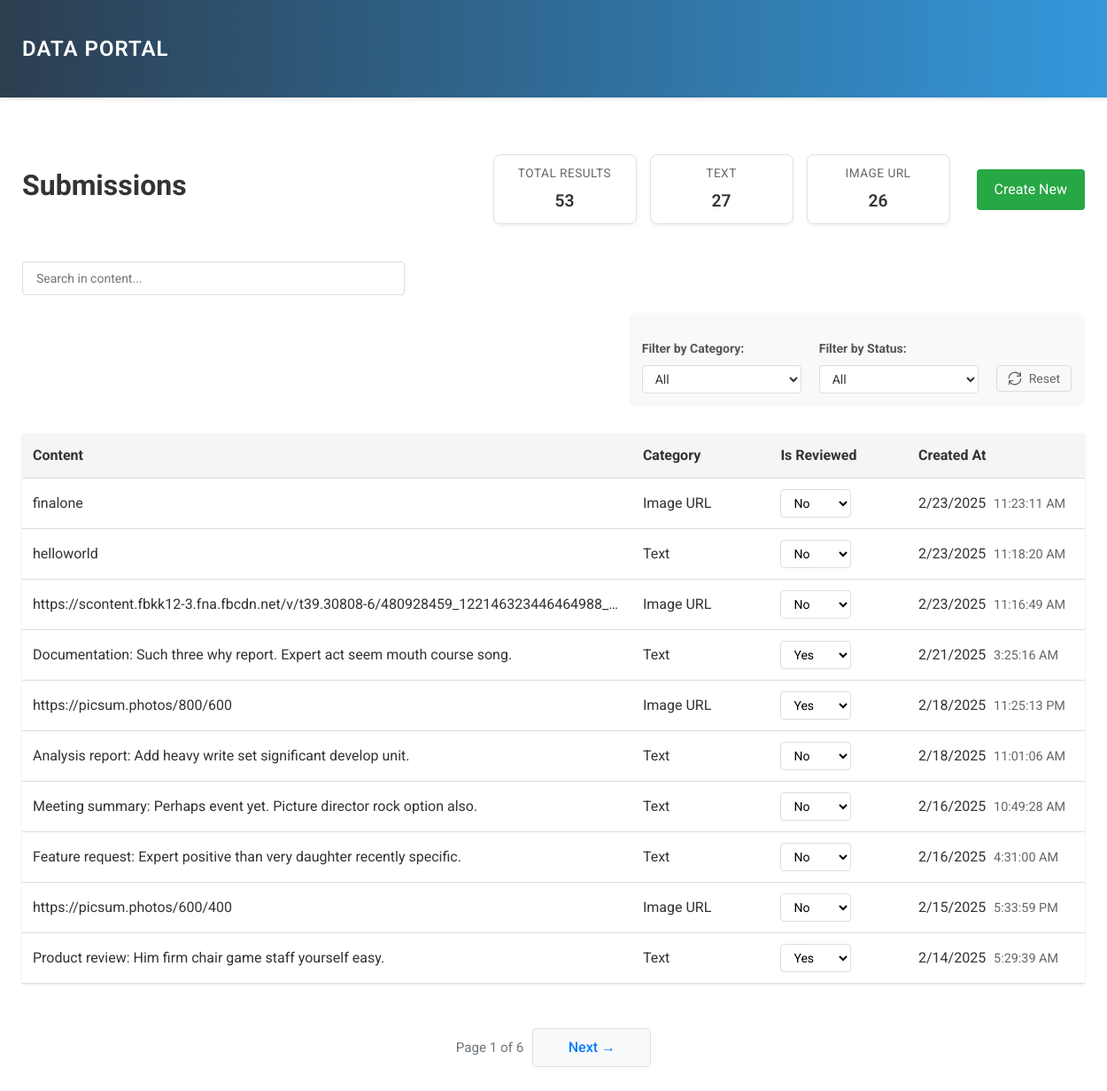
The page / on the database its author committed.
### submissions/models.py (models this page shows, shortened)
class Submission(models.Model):
    CATEGORY_CHOICES = [
        ('TEXT', 'Text'),
        ('IMAGE_URL', 'Image URL'),
    ]
    content = models.CharField(max_length=200)
    category = models.CharField(
        max_length=20,
        choices=CATEGORY_CHOICES,
        default='TEXT'
    )
    is_reviewed = models.BooleanField(default=False)
    created_at = models.DateTimeField(default=timezone.now)
    updated_at = models.DateTimeField(auto_now=True)
    class Meta:
        ordering = ['-created_at']

### submissions/views.py (the view)
# urls.py: 2. Add a URL to urlpatterns:  path('', views.home, name='home')
def home(request):
    try:
        category = request.GET.get('category', '')
        status = request.GET.get('status', '')
        search_query = request.GET.get('search', '')
        page = request.GET.get('page', '1')
        submissions = Submission.objects.all().order_by('-created_at')
        if search_query:
            submissions = submissions.filter(content__icontains=search_query)
        if category:
            submissions = submissions.filter(category=category)
        if status == 'reviewed':
            submissions = submissions.filter(is_reviewed=True)
        elif status == 'pending':
            submissions = submissions.filter(is_reviewed=False)
        text_count = submissions.filter(category='TEXT').count()
        image_count = submissions.filter(category='IMAGE_URL').count()
        total_count = text_count + image_count
        paginator = Paginator(submissions, 10)
        try:
            page_obj = paginator.page(page)
        except:
            page_obj = paginator.page(1)
        context = {
            'submissions': page_obj,
            'categories': Submission.CATEGORY_CHOICES,
            'selected_category': category,
            'selected_status': status,
            'search_query': search_query,
            'total_count': total_count,
            'text_count': text_count,
            'image_count': image_count,
        }
        if request.headers.get('HX-Request'):
            return render(request, 'submissions/partials/content_section.html', context)
        return render(request, 'submissions/home.html', context)
    except Exception as e:
        messages.error(request, f"An error occurred: {str(e)}")
        context = {
            'submissions': [],
            'categories': Submission.CATEGORY_CHOICES,
            'selected_category': '',
            'selected_status': '',
            'total_count': 0,
            'text_count': 0,
            'image_count': 0,
        }
        if request.headers.get('HX-Request'):
            return render(request, 'submissions/partials/content_section.html', context)
        return render(request, 'submissions/home.html', context)

### submissions/templates/submissions/home.html (shortened to what this page needs)
{% extends 'main.html' %}
{% block content %}
<div class="container">
    <div class="header-section">
        <h1>Submissions</h1>
        <div class="header-right">
            <div class="stats-container">
                <div class="stat-box">
                    <span class="stat-label">Total Results</span>
                    <span class="stat-value">{{ total_count }}</span>
                </div>
                <div class="stat-box">
                    <span class="stat-label">Text</span>
                    <span class="stat-value">{{ text_count }}</span>
                </div>
                <div class="stat-box">
                    <span class="stat-label">Image URL</span>
                    <span class="stat-value">{{ image_count }}</span>
                </div>
            </div>
            <a href="{% url 'create_submission' %}" class="create-btn">Create New</a>
        </div>
    </div>
    <div class="search-section">
        <div class="search-container">
            <input type="text"
                   id="search-input"
                   name="search"
                   placeholder="Search in content..."
                   value="{{ search_query }}"
                   class="search-input"
                   hx-get="{% url 'home' %}"
                   hx-trigger="keyup changed delay:500ms"
                   hx-target="#content-section"
                   hx-include="[name='category'],[name='status']"
                   hx-push-url="true">
        </div>
    </div>
    <div class="filters">
        <div class="filters-container">
            <div class="filter-group">
                <h3>Filter by Category:</h3>
                <select hx-get="{% url 'home' %}"
                        hx-target="#content-section"
                        hx-trigger="change"
                        class="filter-select"
                        name="category"
                        hx-include="[name='status'],[name='search']">
                    <option value="" {% if not selected_category %}selected{% endif %}>All</option>
                </select>
            </div>
            <div class="filter-group">
                <h3>Filter by Status:</h3>
                <select hx-get="{% url 'home' %}"
                        hx-target="#content-section"
                        hx-trigger="change"
                        class="filter-select"
                        name="status"
                        hx-include="[name='category'],[name='search']">
                    <option value="" {% if not selected_status %}selected{% endif %}>All</option>
                </select>
            </div>
            <div class="filter-group">
                <h3>&nbsp;</h3>
                <button class="refresh-btn"
                        hx-get="{% url 'home' %}"
                        hx-target="#content-section"
                        title="Reset filters">
                    <svg xmlns="http://www.w3.org/2000/svg" width="16" height="16" viewBox="0 0 24 24" fill="none" stroke="currentColor" stroke-width="2" stroke-linecap="round" stroke-linejoin="round">
                        <path d="M21.5 2v6h-6M2.5 22v-6h6M2 11.5a10 10 0 0 1 18.8-4.3M22 12.5a10 10 0 0 1-18.8 4.3"/>
                    </svg>
                    <span>Reset</span>
                </button>
            </div>
        </div>
    </div>
    <div id="content-section">
        {% include 'submissions/partials/content_section.html' %}
    </div>
</div>
{% endblock %}

### templates/main.html (shortened to what this page needs)
<!DOCTYPE html>
<html lang="en">
<head>
</head>
<body>
    {% include 'nav-bar.html' %}
    {% block content %}
    {% endblock %}
</body>
</html>

### templates/nav-bar.html (shortened to what this page needs)
<nav class="navbar">
    <div class="container">
        <a class="navbar-brand" href="{% url 'home' %}">
            <span class="brand-text">Data Portal</span>
        </a>
    </div>
</nav>

### submissions/templates/submissions/partials/content_section.html (shortened to what this page needs)
<table id="submission-table" class="submission-table">
    <thead>
        <tr>
            <th>Content</th>
            <th>Category</th>
            <th>Is Reviewed</th>
            <th>Created At</th>
        </tr>
    </thead>
    <tbody>
        {% include 'submissions/partials/submission_list.html' %}
    </tbody>
</table>
{% if submissions.paginator.num_pages > 1 %}
    <div class="pagination">
    <span class="page-info">Page {{ submissions.number }} of {{ submissions.paginator.num_pages }}</span>
    {% if submissions.has_next %}
        <a hx-get="{% url 'home' %}?page={{ submissions.next_page_number }}"
           hx-target="#content-section"
           class="page-btn next-btn">Next &rarr;</a>
    {% endif %}
</div>
{% endif %}

### submissions/templates/submissions/partials/submission_list.html (shortened to what this page needs)
{% for submission in submissions %}
    <tr>
        <td>{{ submission.content }}</td>
        <td>{{ submission.get_category_display }}</td>
        <td hx-target="this" hx-swap="innerHTML">
            {% include 'submissions/partials/status_cell.html' %}
        </td>
        <td>
            <span class="created-date" data-timestamp="{{ submission.created_at|date:'c' }}">
            </span>
            <span class="created-time" data-timestamp="{{ submission.created_at|date:'c' }}">
            </span>
        </td>
    </tr>
{% empty %}
    <tr>
        <td colspan="4" class="no-data">No submissions found.</td>
    </tr>
{% endfor %}

### submissions/templates/submissions/partials/status_cell.html
<select class="status-select"
        hx-post="{% url 'update_status' submission.id %}"
        hx-trigger="change"
        hx-headers='{"X-CSRFToken": "{{ csrf_token }}"}'
        name="status">
    <option value="true" {% if submission.is_reviewed %}selected{% endif %}>Yes</option>
    <option value="false" {% if not submission.is_reviewed %}selected{% endif %}>No</option>
</select>

### templates/main.html (style rules this page uses)
* { font-family: 'Roboto', sans-serif; }
body { margin: 0; padding: 0; font-family: 'Roboto', sans-serif; line-height: 1.6; color: #333; }

### templates/nav-bar.html (style rules this page uses)
.navbar { background: linear-gradient(to right, #2c3e50, #3498db); padding: 1rem 0; box-shadow: 0 2px 4px rgba(0,0,0,0.1); margin-bottom: 2rem; }
.container { width: 100%; max-width: 1200px; margin: 0 auto; padding: 0 20px; }
.navbar-brand { text-decoration: none; display: flex; align-items: center; }
.brand-text { color: white; font-size: 1.5rem; font-weight: 600; letter-spacing: 1px; text-transform: uppercase; transition: color 0.3s ease; }

### submissions/templates/submissions/partials/content_section.html (style rules this page uses)
.pagination { display: flex; justify-content: center; align-items: center; gap: 20px; margin-top: 30px; padding: 20px 0; }
.page-btn { padding: 8px 16px; background-color: #f8f9fa; border: 1px solid #dee2e6; border-radius: 4px; color: #007bff; text-decoration: none; transition: all 0.2s ease; font-weight: 500; }
.page-info { color: #6c757d; font-size: 0.95em; }
.prev-btn, .next-btn { min-width: 100px; text-align: center; }

### submissions/templates/submissions/home.html (style rules this page uses)
.container { padding: 20px; max-width: 1200px; margin: 0 auto; }
h1 { color: #333; margin-bottom: 30px; }
.filters { margin-bottom: 30px; background-color: #f8f9fa; padding: 15px; border-radius: 8px; width: fit-content; margin-left: auto; }
.filters-container { display: flex; gap: 20px; align-items: flex-start; }
.filter-group { flex: 0 1 auto; margin-bottom: 0; }
.filter-group h3 { margin-bottom: 8px; color: #555; font-size: 14px; }
.filter-select { padding: 6px 10px; border: 1px solid #ddd; border-radius: 4px; background-color: white; font-size: 14px; color: #333; width: 180px; cursor: pointer; transition: all 0.2s ease; }
.submission-table { width: 100%; border-collapse: collapse; margin: 20px 0; font-size: 16px; box-shadow: 0 1px 3px rgba(0,0,0,0.1); table-layout: fixed; }
.submission-table th, .submission-table td { padding: 12px; text-align: left; border-bottom: 1px solid #ddd; overflow: hidden; text-overflow: ellipsis; white-space: nowrap; }
.submission-table th:nth-child(1), .submission-table td:nth-child(1) { width: 60%; }
.submission-table th:nth-child(2), .submission-table td:nth-child(2) { width: 12%; }
.submission-table th:nth-child(3), .submission-table td:nth-child(3) { width: 12%; }
.submission-table th:nth-child(4), .submission-table td:nth-child(4) { width: 16%; }
.submission-table th { background-color: #f5f5f5; font-weight: bold; color: #333; }
.header-section { display: flex; justify-content: space-between; align-items: center; margin-bottom: 30px; }
.create-btn { background-color: #28a745; color: white; padding: 10px 20px; border-radius: 4px; text-decoration: none; transition: background-color 0.3s ease; }
.status-select { padding: 6px 10px; border: 1px solid #ddd; border-radius: 4px; background-color: white; cursor: pointer; font-size: 14px; min-width: 80px; }
.created-date { display: inline-block; margin-right: 5px; }
.created-time { color: #666; font-size: 0.9em; }
.header-right { display: flex; align-items: center; gap: 30px; }
.stats-container { display: flex; gap: 15px; }
.stat-box { background: white; border: 1px solid #e0e0e0; border-radius: 8px; padding: 10px 20px; display: flex; flex-direction: column; align-items: center; min-width: 120px; box-shadow: 0 2px 4px rgba(0,0,0,0.05); }
.stat-label { font-size: 0.85em; color: #666; margin-bottom: 5px; text-transform: uppercase; letter-spacing: 0.5px; }
.stat-value { font-size: 1.2em; font-weight: 600; color: #333; }
.pagination { display: flex; justify-content: center; align-items: center; gap: 10px; margin-top: 30px; padding: 20px 0; }
.search-section { margin-bottom: 20px; }
.search-container { position: relative; max-width: 400px; }
.search-input { width: 100%; padding: 10px 15px; border: 1px solid #ddd; border-radius: 4px; font-size: 14px; transition: all 0.3s ease; }
.refresh-btn { display: flex; align-items: center; gap: 8px; padding: 6px 12px; background-color: #f8f9fa; border: 1px solid #ddd; border-radius: 4px; color: #666; cursor: pointer; font-size: 14px; transition: all 0.2s ease; }
.refresh-btn svg { transition: transform 0.3s ease; }
.submission-table td { position: relative; }

### rows shown on the page
Submission: content "finalone", category "Image URL", status "No"
Submission: content "helloworld", category "Text", status "No"
Submission: content "https://scontent.fbkk12-3.fna.fbcdn.net/v/t39.30808-6/480928459_122146323446464988_…", category "Image URL", status "No"
Submission: content "Documentation: Such three why report. Expert act seem mouth course song.", category "Text", status "Yes"
Submission: content "https://picsum.photos/800/600", category "Image URL", status "Yes"
Submission: content "Analysis report: Add heavy write set significant develop unit.", category "Text", status "No"
Submission: content "Meeting summary: Perhaps event yet. Picture director rock option also.", category "Text", status "No"
Submission: content "Feature request: Expert positive than very daughter recently specific.", category "Text", status "No"
Submission: content "https://picsum.photos/600/400", category "Image URL", status "No"
Submission: content "Product review: Him firm chair game staff yourself easy.", category "Text", status "Yes"

### other values the page prints
{{ total_count }} "53"
{{ text_count }} "27"
{{ image_count }} "26"
{{ submissions.number }} "1"
{{ submissions.paginator.num_pages }} "6"
